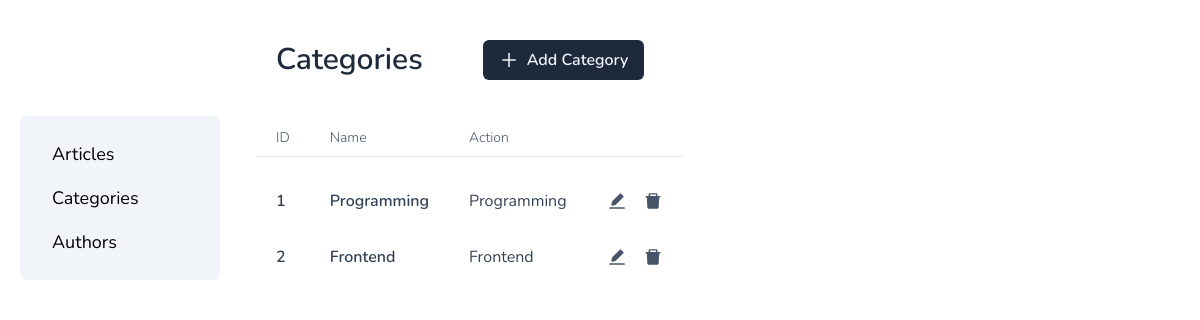
The app's page /admin/categories/index.php, older data.
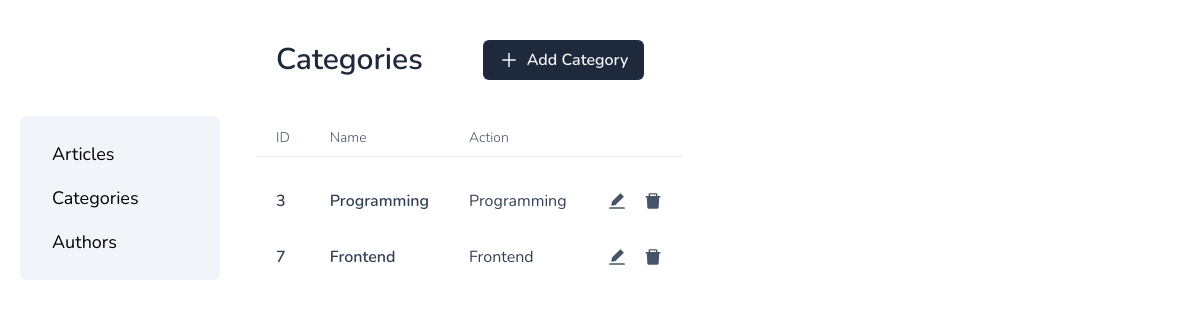
The same page, newer data.
### tables this page shows
CREATE TABLE categories (
  id INT NOT NULL AUTO_INCREMENT,
  name VARCHAR(255) NOT NULL,
  PRIMARY KEY (id)
);

### public/admin/categories/index.php (called while the page is built, shortened)
<?php
try {
  include __DIR__ . '/../../../classes/Category.php';
  $categoryDB = new Category();
  $categories = $categoryDB->getCategories();
  $title = 'Categories';
  $showAddBtn = true;
  include __DIR__ . '/../../../views/admin/categories/index.php';
  $output = ob_get_clean();
} catch (PDOException $e) {
  $title = 'An error has occurred';
  $output = 'Database error: ' . $e->getMessage() . ' in ' .
    $e->getFile() . ':' . $e->getLine();
}
include __DIR__ . '/../../../views/layout.php';

### classes/Category.php (called while the page is built, shortened)
<?php
require_once __DIR__ . '/Database.php';
class Category
{
  private $pdo;
  public function __construct()
  {
    $db = new Database();
    $this->pdo = $db->connect();
  }
  public function getCategories()
  {
    $stmt = $this->pdo->prepare('SELECT * FROM `categories` ');
    $stmt->execute();
    return $stmt->fetchAll();
  }
}

### classes/Database.php (called while the page is built)
<?php
class Database
{
  public function connect()
  {
    return new PDO(
      'mysql:host=localhost; dbname=blog; charset=utf8mb4',
      'root',
      ''
    );
  }
}

### views/admin/categories/index.php (the view, shortened to what this page needs)
<table>
  <thead class='border-b-[1px] text-sm text-slate-600'>
    <tr class='[&>*]:px-5 [&>*]:text-left [&>*]:font-light'>
      <th class='py-2'>ID</th>
      <th>Name</th>
      <th>Action</th>
    </tr>
  </thead>
  <tbody class='translate-y-4 text-slate-700'>
    <?php foreach ($categories as $category) : ?>
    <tr class='rounded-md pt-5 hover:bg-slate-100 [&>*]:px-5'>
      <td class='rounded-l-md py-4 font-semibold'><?= $category['id'] ?></td>
      <td class='py-4 font-semibold'><?= $category['name'] ?></td>
      <td><?= $category['name'] ?></td>
      <td class='rounded-r-md'>
        <div class='flex items-center gap-4'>
          <button type='button' title='edit category'>
          </button>
          <button type='button' title='delete category'>
          </button>
        </div>
      </td>
    </tr>
    <?php endforeach; ?>
  </tbody>
</table>

### views/header.php (shortened to what this page needs)
<!doctype html>
<html>
<head>
  <link rel="stylesheet" href="/css/output.css">
</head>
<body>

### views/layout.php (shortened to what this page needs)
<?php include __DIR__ . '/../views/header.php'; ?>
<div class='mx-auto grid max-w-[1200px] grid-cols-[200px_auto] gap-4 p-5'>
  <nav>
    <aside class='mt-24'>
      <ul class='grid rounded-md bg-slate-100 p-4 text-lg'>
        <?php
        $navItems = ['Articles', 'Categories', 'Authors'];
        foreach ($navItems as $navItem) : ?>
        <li>
          <a class="<?= $active === strtolower($navItem) ? 'bg-slate-200' : 'hover:bg-slate-200' ?> block w-full rounded-md py-2 px-4"
            href="/admin/<?= strtolower($navItem) ?>">
            <?= $navItem ?>
          </a>
        </li>
        <?php endforeach; ?>
      </ul>
    </aside>
  </nav>
  <main>
    <section class="mb-40 h-full p-5">
      <header class="mb-10 flex items-center gap-10">
        <h1 class="px-5 text-3xl font-semibold text-slate-800"><?= $title; ?></h1>
        <?php
        $titleSingular = ["Categories" => "Category", "Authors" => "Author", "Articles" => "Article"];
        if ($showAddBtn) : ?>
        <a href="<?= "/admin/" . strtolower($title) . "/add.php"; ?>"
          class="flex items-center gap-2 rounded-md bg-slate-800 px-4 py-2 font-semibold text-slate-100 transition hover:bg-slate-600">
          <span><?= "Add " . $titleSingular[$title] ?></span>
        </a>
        <?php endif ?>
      </header>
      <?= $output ?>
    </section>
  </main>
</div>
<?php include __DIR__ . '/../views/footer.php'; ?>

### views/footer.php
</body>
</html>

### views/header.php (style rules this page uses)
html { font-family: 'Nunito', sans-serif; }

Row changes from the older to the newer data that the page shows:
removed categories: id "1", name "Programming"
removed categories: id "2", name "Frontend"
added categories: id "3", name "Programming"
added categories: id "7", name "Frontend"
